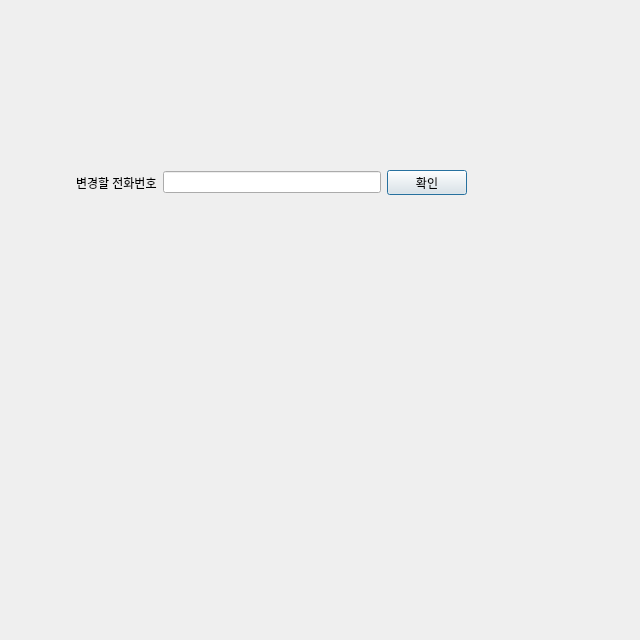
<?xml version="1.0" encoding="UTF-8"?>
<ui version="4.0">
 <class>NewPhone</class>
 <widget class="QDialog" name="NewPhone">
  <property name="geometry">
   <rect>
    <x>0</x>
    <y>0</y>
    <width>640</width>
    <height>640</height>
   </rect>
  </property>
  <property name="windowTitle">
   <string>Dialog</string>
  </property>
  <widget class="QWidget" name="">
   <property name="geometry">
    <rect>
     <x>76</x>
     <y>170</y>
     <width>391</width>
     <height>25</height>
    </rect>
   </property>
   <layout class="QHBoxLayout" name="horizontalLayout">
    <item>
     <widget class="QLabel" name="label">
      <property name="text">
       <string>변경할 전화번호</string>
      </property>
     </widget>
    </item>
    <item>
     <widget class="QLineEdit" name="lineEdit"/>
    </item>
    <item>
     <widget class="QPushButton" name="pushButton">
      <property name="text">
       <string>확인</string>
      </property>
     </widget>
    </item>
   </layout>
  </widget>
 </widget>
 <resources/>
 <connections/>
</ui>
